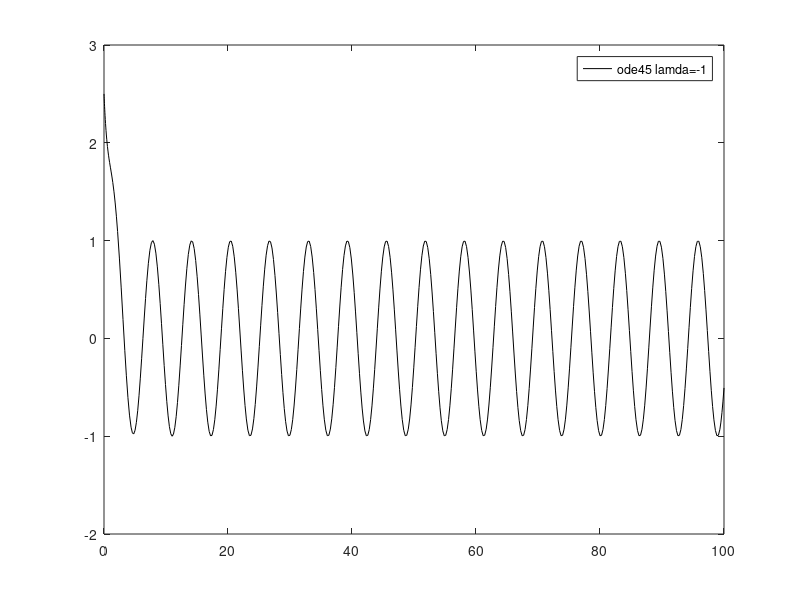
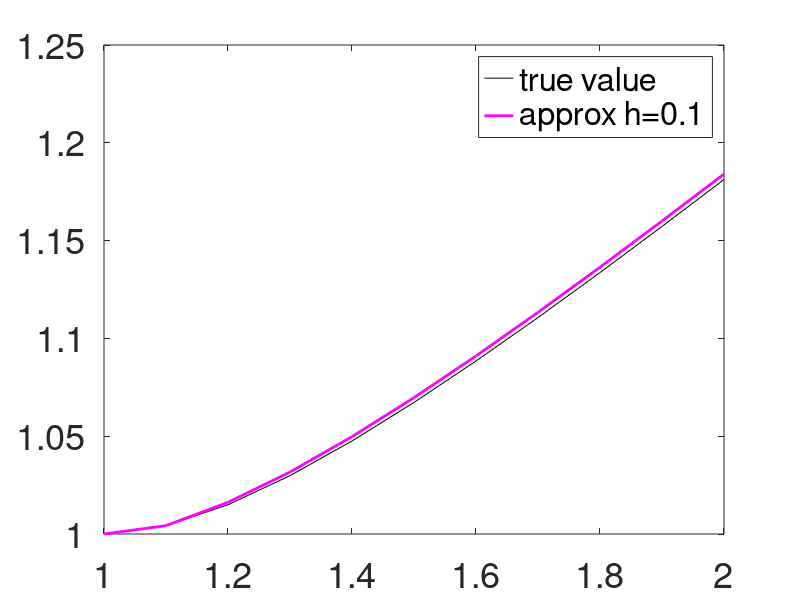
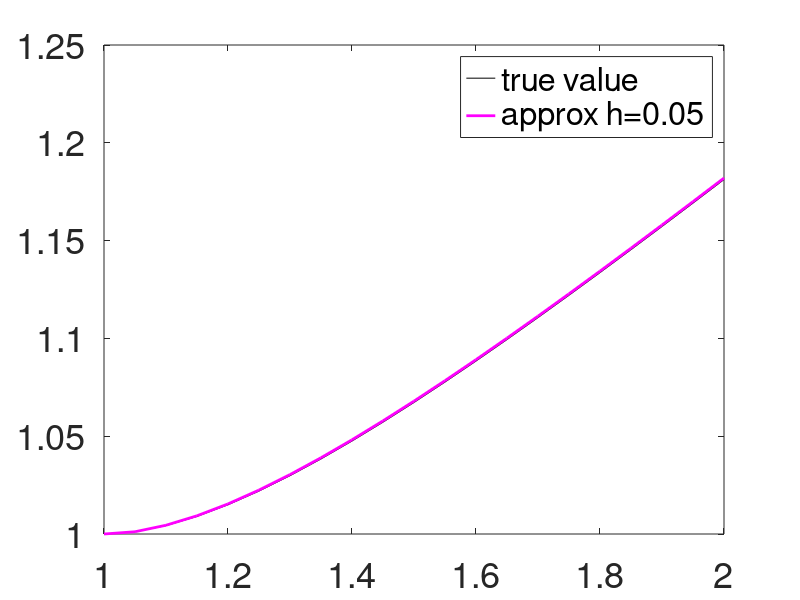

Write MATLAB code to recreate these figures, in order. (Note: this script raises an error after producing the figures.)
%Homework 11

% Question 1
% Part b
% h =0.2
h = 0.2;
t_1 = 1:h:2;
f = @(t,y) y./t-y^2./(t^2);
N = length(t_1);
yval_1 = t_1./(1+log(t_1));% solution y(t)

y_1 = zeros(N,1);% approximate using AB2
y_1(1) = 1;
y_1(2) = (1+h)./(1+log(1+h));
for j = 3:N
    y_1(j) = y_1(j-1) - h*0.5*f(t_1(j-2),y_1(j-2)) + 3*h*0.5*f(t_1(j-1),y_1(j-1));
end
err_1 = abs(y_1(N) - yval_1(N));  % err_1 = 0.0097

% Plot data
figure(1);
plot(t_1,yval_1,'-k','MarkerSize',30);  hold on;
plot(t_1,y_1,'-m','LineWidth',2); hold off;
set(gca,'FontSize',26);
legend('true value','approx h=0.2')


% h =0.1
h = 0.1;
t_2 = 1:h:2;
f = @(t,y) y./t-y^2./(t^2);
N = length(t_2);
yval_2 = t_2./(1+log(t_2));% solution y(t)

y_2 = zeros(N,1);% approximate using AB2
y_2(1) = 1;
y_2(2) = (1+h)./(1+log(1+h));
for j = 3:N
    y_2(j) = y_2(j-1) - h*0.5*f(t_2(j-2),y_2(j-2)) + 3*h*0.5*f(t_2(j-1),y_2(j-1));
end
err_2 = abs(y_2(N) - yval_2(N));  % err_2 = 0.0028

% Plot data
figure(2);
plot(t_2,yval_2,'-k','MarkerSize',30);  hold on;
plot(t_2,y_2,'-m','LineWidth',2); hold off;
set(gca,'FontSize',26);
legend('true value','approx h=0.1')


% h =0.05
h = 0.05;
t_3 = 1:h:2;
f = @(t,y) y./t-y^2./(t^2);
N = length(t_3);
yval_3 = t_3./(1+log(t_3));% solution y(t)

y_3 = zeros(N,1);% approximate using AB2
y_3(1) = 1;
y_3(2) = (1+h)./(1+log(1+h));
for j = 3:N
    y_3(j) = y_3(j-1) - h*0.5*f(t_3(j-2),y_3(j-2)) + 3*h*0.5*f(t_3(j-1),y_3(j-1));
end
err_3 = abs(y_3(N) - yval_3(N));  % err_3 = 7.5204e-4

% Plot data
figure(3);
plot(t_3,yval_3,'-k','MarkerSize',30);  hold on;
plot(t_3,y_3,'-m','LineWidth',2); hold off;
set(gca,'FontSize',26);
legend('true value','approx h=0.05')

% Question 2
% Part b
ode_1 =@(t,y) -(y-cos(t)-sin(t));
y0_1 = 2.5;
tspan_1 = [0,100];
[t,y_1] = ode45(ode_1,tspan_1,y0_1);
figure(1);
plot(t,y_1,'-k'); 
legend('ode45 lamda=-1')
[t,y_2] = ode15s(ode_1,tspan_1,y0_1);
figure(2);
plot(t,y_2,'-o');
legend('ode15s lamda=-1')

% Part b
ode_1 =@(t,y) -5*(y-cos(t)-sin(t));
y0_1 = 2.5;
tspan_1 = [0,100];
[t,y_3] = ode45(ode_1,tspan_1,y0_1);
figure(3);
plot(t,y_3,'-k'); 
legend('ode45 lamda=-5')
[t,y_4] = ode15s(ode_1,tspan_1,y0_1);
figure(4);
plot(t,y_4,'-o');
legend('ode15s lamda=-5')

% Part b
ode_1 =@(t,y) -5000*(y-cos(t)-sin(t));
y0_1 = 2.5;
tspan_1 = [0,100];
[t,y_5] = ode45(ode_1,tspan_1,y0_1);
figure(5);
plot(t,y_5,'-k'); 
legend('ode45 lamda=-5000')
[t,y_6] = ode15s(ode_1,tspan_1,y0_1);
figure(6);
plot(t,y_6,'-o');
legend('ode15s lamda=-5000')

